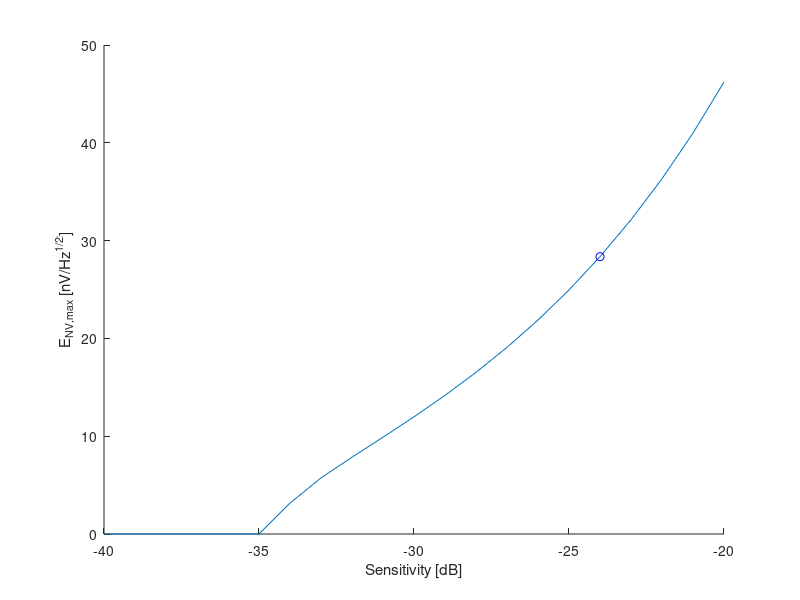

Source code (MATLAB): (Note: this script raises an error after producing the figure.)
close all;

% Use RMS values for AC variables (Pa, V, I)
VCC = 3.0; % [V]
V_STM = VCC; % [V]
V_STM_AC_P = V_STM / 2; % [V] Peak voltage variation around the mean
V_STM_AC_RMS = V_STM_AC_P / sqrt(2); % [V] RMS voltage variation around the mean
V_mic = 2; % [V]
I_mic = 0.21e-3; % [A]
S_dB = -24; % [dB]
SNR = 80; % [dB]
R_load = 2.2e3; % [Ω]
R3 = 1e6; % [Ω]
I_B = VCC / (2 * R3); % [A]

S_dB = -40:-20; % [dB]

R1 = (VCC - V_mic) / I_mic; % [Ω]
S = 10.^(S_dB/20); % [V/Pa]
S_I = S / R_load; % [A/Pa]

% AC drain current for the lowest input sound pressure 50 - 20*log(50) = 16 dB SPL 
Pa_source = 50; % [dB SPL]
Pa_mic_dB = Pa_source - 20 * log10(50); % [dB SPL]
Pa_mic = 20e-6 * 10^(Pa_mic_dB/20); % [Pa]
I_min = S_I * Pa_mic; % [A]

% Minimum voltage (for ADC) to output at the minimum sound pressure: V_STM/2^12
n_bit = 12;
V_STM_res = V_STM / 2^n_bit; % [V] Resolution of STM32
V_out_min = V_STM_res / 2 / sqrt(2) * 2^6; % [V] RMS value (peak-to-peak < res -> peak value < res/2) with 6 bits of resolution
R2 = V_out_min ./ I_min; % [Ω] Transimpedance gain: V_out = R2 * I + V_B
G_V = R2 / R_load; % Voltage gain: (V_out - V_B) / V_mic
G_V_dB = 20 * log10(G_V); % Voltage gain: (V_out - V_B) / V_mic

I_max = V_STM_AC_RMS ./ R2; % [A]
Pa_max_dB = 20*log10(I_max / S_I / 20e-6); % [dB SPL]

% High-pass pole (20 kHz)
%fp_2 = 20e3 / sqrt((1/0.989)^2 - 1); % [Hz]
fp_2 = 20e3; % [Hz]
C2 = 1 ./ (2 * pi * fp_2 * R2); % [F]

% Low-pass pole (20 Hz)
C1 = 1 / (2 * pi * 20 * R1); % [F]

% Low-pass pole (5 Hz)
C3 = 1 / (2 * pi * 5 * R3/2); % [F]

%% Op amp design with noise characterization

Slew_rate = 10 * (2*pi * 20e3 * V_STM_AC_P); % [V/s] swipe from 0 to VSTM in 1/(2f), 10 times higher to remove slew-induced distortion

% Impose a noise due to amplification lower than 1/5 of the STM resolution
V_N_max = V_out_min / 5; % [V] RMS
V_N_max_f = V_N_max / sqrt(13.5e3); % [V/sqrt(Hz)] Voltage noise spectral density

A_N = 1 + R2/R1; % Noise gain

kB = 1.381e-23; % Boltzmann constant
T = 298; % [K]
V_NR = sqrt(4 * kB * T * 1./(1/R1+1./R2)); % [V/sqrt(Hz)] thermal noise contribution from the feedback network

V_NV_max = sqrt((V_N_max_f./A_N).^2 - V_NR.^2); % [V/sqrt(Hz)] Op amp voltage noise contribution

% Microphone noise at ADC input
V_N_mic = 10^(-SNR/20) * S .* G_V; % [V] RMS
V_N_mic_ratio = V_N_mic / V_out_min; % [%]

%% Plot E_NV vs Sens

figure; hold on;
plot(S_dB,V_NV_max*1e9);
plot(S_dB(17),V_NV_max(17)*1e9, '-ob');
xlabel('Sensitivity [dB]');
ylabel('E_{NV,max} [nV/Hz^{1/2}]');

ind = find(S_dB == -24);
S_dB = S_dB(ind); % [dB]
A_N = A_N(ind);
R2 = R2(ind);
V_NR = V_NR(ind);

%% Plot E_NV vs I_C

output_noise(12, R1, R2, V_out_min) * V_out_min / 100 / sqrt(13.5e3)
output_noise(12, R1, R2, V_out_min) * V_out_min / 100

figure;
loglog([0.1 2000], 79 * [1 1], '--', 'LineWidth', 2); hold on;
%loglog(15500, output_noise(0.69, R1, R2, V_out_min), '.', 'MarkerSize', 25);
loglog(1001, output_noise(1.8, R1, R2, V_out_min), '.', 'MarkerSize', 25);
loglog(650, output_noise(4.2, R1, R2, V_out_min), '.', 'MarkerSize', 25);
loglog(385, output_noise(8.8, R1, R2, V_out_min), '.', 'MarkerSize', 25);
loglog(170, output_noise(12, R1, R2, V_out_min), '.', 'MarkerSize', 25);
loglog(130, output_noise(14, R1, R2, V_out_min), 'c.', 'MarkerSize', 25);
loglog(110, output_noise(17, R1, R2, V_out_min), 'k.', 'MarkerSize', 25);
loglog(60, output_noise(30, R1, R2, V_out_min), 'b.', 'MarkerSize', 25);
loglog(37, output_noise(70, R1, R2, V_out_min), 'g.', 'MarkerSize', 25);
loglog(0.55, output_noise(264, R1, R2, V_out_min), '.', 'MarkerSize', 25);
%loglog(0.32, output_noise(450, R1, R2, V_out_min), '.', 'MarkerSize', 25);
grid;
xlabel('Quiescent current [micro A]');
ylabel('Noise Ratio [%]');
legend('Mic. noise', 'OPA838', 'OPA1692', 'OPA2188', 'OPA2834', 'OPA314-Q1', 'LMV651', 'TLV9001', 'LMV551', 'TLV854x');

%% Use of TLV9001

V_NI_TLV9001 = 1/(1/R1+1/R2) * 23e-15; % [V/sqrt(Hz)]
V_NV_TLV9001 = 30e-9; % [V/sqrt(Hz)]

V_N_TLV9001_f = A_N * sqrt(V_NR^2 + V_NI_TLV9001^2 + V_NV_TLV9001^2) % [V/sqrt(Hz)]
V_N_TLV9001 = V_N_TLV9001_f * sqrt(13.5e3); % [V]

%% Use of OPA2834 (BEST)

V_NI_OPA2834 = 1/(1/R1+1/R2) * 200e-15; % [V/sqrt(Hz)]
V_NV_OPA2834 = 12e-9; % [V/sqrt(Hz)]

V_N_OPA2834_f = A_N * sqrt(V_NR^2 + V_NI_OPA2834^2 + V_NV_OPA2834^2) % [V/sqrt(Hz)]
V_N_OPA2834 = V_N_OPA2834_f * sqrt(13.5e3); % [V]

V_NV_max(ind)


%% Output voltage noise
% Compute output noise based on op amp voltage noise density (expressed in
% percent of V_out_min)
function V_N_ratio = output_noise(V_NV, R1, R2, V_out_min)

    V_NV = V_NV * 1e-9;

    A_N = 1 + R2/R1; % Noise gain

    kB = 1.381e-23; % Boltzmann constant
    T = 298; % [K]
    V_NR = sqrt(4 * kB * T * 1/(1/R1+1/R2)); % [V/sqrt(Hz)] thermal noise contribution from the feedback network

    V_N_f = A_N * sqrt(V_NV^2 + V_NR^2); % [V/sqrt(Hz)] Voltage noise spectral density
    
    % Microphone noise at ADC input
    %V_N_mic = S * G_V * 10^(-SNR/20); % [V] RMS
    
    V_N = V_N_f * sqrt(13.5e3); % [V] Output voltage noise (RMS)
    
    V_N_ratio = 100 * V_N / V_out_min;

end